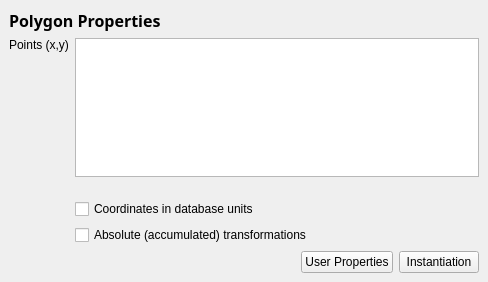
<ui version="4.0" >
 <class>PolygonPropertiesPage</class>
 <widget class="QWidget" name="PolygonPropertiesPage" >
  <property name="geometry" >
   <rect>
    <x>0</x>
    <y>0</y>
    <width>488</width>
    <height>282</height>
   </rect>
  </property>
  <property name="windowTitle" >
   <string>Form</string>
  </property>
  <layout class="QGridLayout" >
   <property name="margin" >
    <number>9</number>
   </property>
   <property name="spacing" >
    <number>6</number>
   </property>
   <item row="3" column="0" >
    <spacer>
     <property name="orientation" >
      <enum>Qt::Vertical</enum>
     </property>
     <property name="sizeHint" >
      <size>
       <width>20</width>
       <height>40</height>
      </size>
     </property>
    </spacer>
   </item>
   <item row="2" column="0" >
    <widget class="QLabel" name="pointCountLabel" >
     <property name="sizePolicy" >
      <sizepolicy>
       <hsizetype>5</hsizetype>
       <vsizetype>5</vsizetype>
       <horstretch>0</horstretch>
       <verstretch>0</verstretch>
      </sizepolicy>
     </property>
     <property name="text" >
      <string/>
     </property>
    </widget>
   </item>
   <item row="1" column="0" >
    <widget class="QLabel" name="label_3" >
     <property name="text" >
      <string>Points (x,y)</string>
     </property>
     <property name="alignment" >
      <set>Qt::AlignLeading|Qt::AlignLeft|Qt::AlignTop</set>
     </property>
    </widget>
   </item>
   <item row="6" column="1" >
    <widget class="QCheckBox" name="abs_cb" >
     <property name="text" >
      <string>Absolute (accumulated) transformations</string>
     </property>
    </widget>
   </item>
   <item row="5" column="1" >
    <widget class="QCheckBox" name="dbu_cb" >
     <property name="text" >
      <string>Coordinates in database units</string>
     </property>
    </widget>
   </item>
   <item row="0" column="0" colspan="2" >
    <widget class="QFrame" name="frame" >
     <property name="frameShape" >
      <enum>QFrame::NoFrame</enum>
     </property>
     <property name="frameShadow" >
      <enum>QFrame::Raised</enum>
     </property>
     <layout class="QHBoxLayout" >
      <property name="margin" >
       <number>0</number>
      </property>
      <property name="spacing" >
       <number>6</number>
      </property>
      <item>
       <widget class="QLabel" name="label_12" >
        <property name="font" >
         <font>
          <family>Sans Serif</family>
          <pointsize>12</pointsize>
          <weight>75</weight>
          <italic>false</italic>
          <bold>true</bold>
          <underline>false</underline>
          <strikeout>false</strikeout>
         </font>
        </property>
        <property name="text" >
         <string>Polygon Properties</string>
        </property>
       </widget>
      </item>
      <item>
       <widget class="QLabel" name="layer_lbl" >
        <property name="sizePolicy" >
         <sizepolicy>
          <hsizetype>7</hsizetype>
          <vsizetype>5</vsizetype>
          <horstretch>0</horstretch>
          <verstretch>0</verstretch>
         </sizepolicy>
        </property>
        <property name="text" >
         <string/>
        </property>
        <property name="alignment" >
         <set>Qt::AlignRight|Qt::AlignTrailing|Qt::AlignVCenter</set>
        </property>
       </widget>
      </item>
     </layout>
    </widget>
   </item>
   <item row="7" column="0" colspan="2" >
    <widget class="QFrame" name="frame1" >
     <property name="frameShape" >
      <enum>QFrame::NoFrame</enum>
     </property>
     <property name="frameShadow" >
      <enum>QFrame::Raised</enum>
     </property>
     <layout class="QHBoxLayout" >
      <property name="margin" >
       <number>0</number>
      </property>
      <property name="spacing" >
       <number>6</number>
      </property>
      <item>
       <spacer>
        <property name="orientation" >
         <enum>Qt::Horizontal</enum>
        </property>
        <property name="sizeHint" >
         <size>
          <width>211</width>
          <height>20</height>
         </size>
        </property>
       </spacer>
      </item>
      <item>
       <widget class="QPushButton" name="prop_pb" >
        <property name="text" >
         <string>User Properties</string>
        </property>
       </widget>
      </item>
      <item>
       <widget class="QPushButton" name="inst_pb" >
        <property name="text" >
         <string>Instantiation</string>
        </property>
       </widget>
      </item>
     </layout>
    </widget>
   </item>
   <item rowspan="3" row="1" column="1" >
    <widget class="QTextEdit" name="pointListEdit" >
     <property name="sizePolicy" >
      <sizepolicy>
       <hsizetype>7</hsizetype>
       <vsizetype>7</vsizetype>
       <horstretch>1</horstretch>
       <verstretch>0</verstretch>
      </sizepolicy>
     </property>
     <property name="lineWidth" >
      <number>2</number>
     </property>
     <property name="tabStopWidth" >
      <number>100</number>
     </property>
    </widget>
   </item>
   <item row="4" column="0" colspan="2" >
    <spacer>
     <property name="orientation" >
      <enum>Qt::Vertical</enum>
     </property>
     <property name="sizeType" >
      <enum>QSizePolicy::Fixed</enum>
     </property>
     <property name="sizeHint" >
      <size>
       <width>470</width>
       <height>16</height>
      </size>
     </property>
    </spacer>
   </item>
  </layout>
 </widget>
 <tabstops>
  <tabstop>pointListEdit</tabstop>
  <tabstop>dbu_cb</tabstop>
  <tabstop>abs_cb</tabstop>
  <tabstop>prop_pb</tabstop>
  <tabstop>inst_pb</tabstop>
 </tabstops>
 <resources/>
 <connections/>
</ui>
